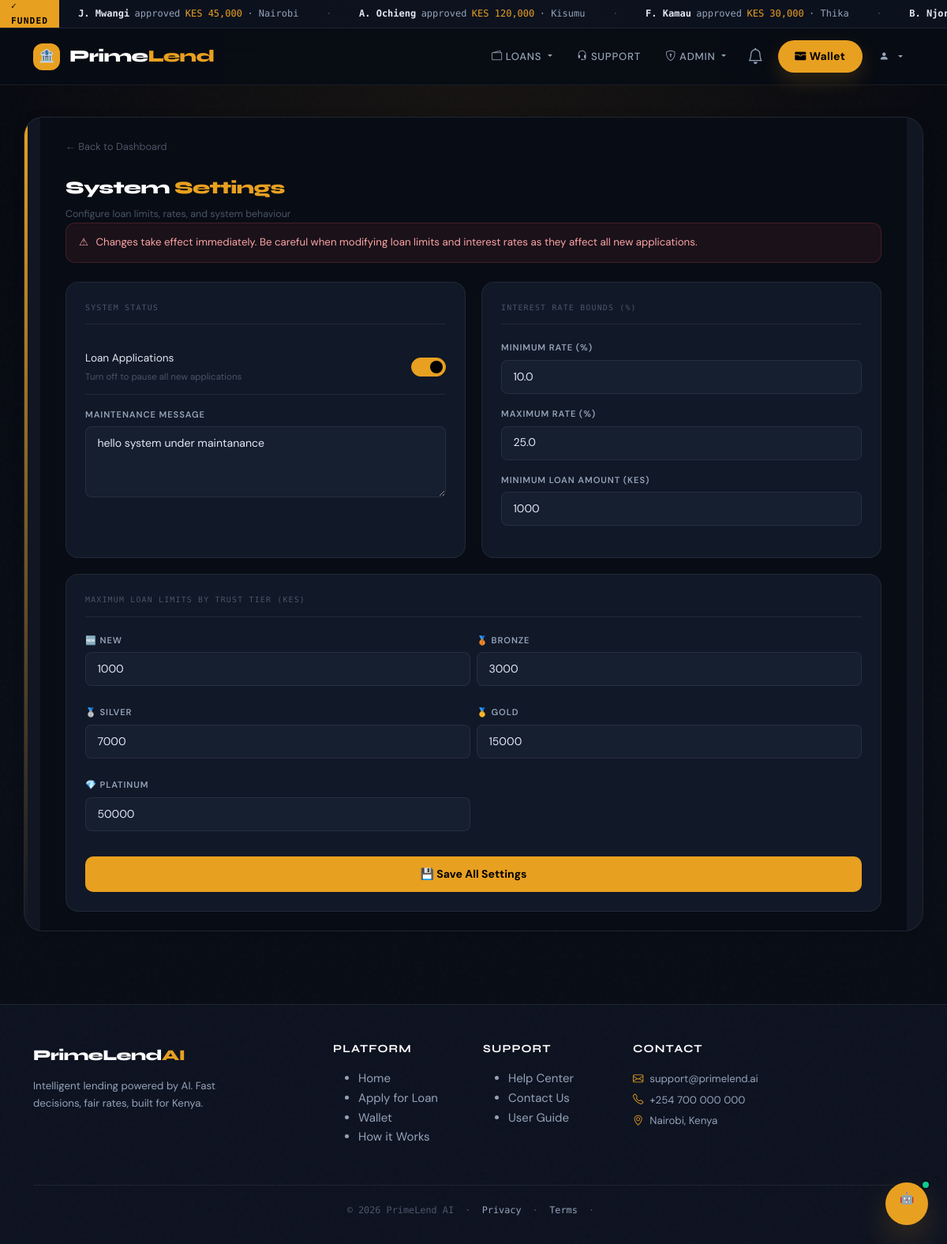
/loans/admin/system-settings/ (signed in), run on the app's committed database.
### loans/models.py (models this page shows, shortened)
class SystemSettings(models.Model):
    loans_enabled            = models.BooleanField(default=True)
    min_loan_amount          = models.IntegerField(default=1000)
    max_loan_amount_new      = models.IntegerField(default=10000)
    max_loan_amount_bronze   = models.IntegerField(default=30000)
    max_loan_amount_silver   = models.IntegerField(default=75000)
    max_loan_amount_gold     = models.IntegerField(default=150000)
    max_loan_amount_platinum = models.IntegerField(default=500000)
    min_interest_rate        = models.FloatField(default=10.0)
    max_interest_rate        = models.FloatField(default=25.0)
    maintenance_message      = models.TextField(blank=True)
    updated_at               = models.DateTimeField(auto_now=True)
    updated_by               = models.ForeignKey(
        "auth.User", null=True, blank=True,
        on_delete=models.SET_NULL, related_name="system_settings"
    )
    class Meta:
        verbose_name = "System Settings"

### loans/admin_views.py (the view, shortened to what this page needs)
# urls.py: path('admin/system-settings/', admin_views.admin_system_settings, name='admin_system_settings'),
@login_required
@is_admin
def admin_system_settings(request):
    from loans.models import SystemSettings
    settings_obj, _ = SystemSettings.objects.get_or_create(id=1)
    return render(request, "loans/admin_system_settings.html", {
        "settings": settings_obj,
    })

### loans/templates/loans/admin_system_settings.html (shortened to what this page needs)
{% extends "base.html" %}
{% block content %}
<div class="adm">
  <a href="{% url 'admin_loan_dashboard' %}" style="color:var(--text-3);font-size:0.8rem;text-decoration:none;display:inline-flex;align-items:center;gap:0.4rem;margin-bottom:1.5rem;">← Back to Dashboard</a>
  <div class="adm-title">System <span>Settings</span></div>
  <div style="font-size:0.78rem;color:var(--text-3);">Configure loan limits, rates, and system behaviour</div>
  <div class="warning-banner">
    <span>⚠</span>
    <span>Changes take effect immediately. Be careful when modifying loan limits and interest rates as they affect all new applications.</span>
  </div>
  <form method="POST">
    <div class="settings-grid">
      <div class="card">
        <div class="card-title">System Status</div>
        <div class="toggle-wrap">
          <div>
            <div class="toggle-label">Loan Applications</div>
            <div class="toggle-sub">Turn off to pause all new applications</div>
          </div>
          <label class="toggle">
            <span class="toggle-slider"></span>
          </label>
        </div>
        <div class="field" style="margin-top:1rem;">
          <label class="field-label">Maintenance Message</label>
          <textarea class="field-input" name="maintenance_message" rows="3" style="resize:vertical;" placeholder="Shown to users when loans are disabled…">{{ settings.maintenance_message }}</textarea>
        </div>
      </div>
      <div class="card">
        <div class="card-title">Interest Rate Bounds (%)</div>
        <div class="field">
          <label class="field-label">Minimum Rate (%)</label>
          <input type="number" class="field-input" name="min_interest_rate" value="{{ settings.min_interest_rate }}" step="0.5" min="1" max="100">
        </div>
        <div class="field">
          <label class="field-label">Maximum Rate (%)</label>
          <input type="number" class="field-input" name="max_interest_rate" value="{{ settings.max_interest_rate }}" step="0.5" min="1" max="100">
        </div>
        <div class="field">
          <label class="field-label">Minimum Loan Amount (KES)</label>
          <input type="number" class="field-input" name="min_loan_amount" value="{{ settings.min_loan_amount }}" step="500">
        </div>
      </div>
      <div class="card" style="grid-column:1/-1;">
        <div class="card-title">Maximum Loan Limits by Trust Tier (KES)</div>
        <div class="tier-grid">
          <div class="field">
            <label class="field-label">🆕 NEW</label>
            <input type="number" class="field-input" name="max_loan_amount_new" value="{{ settings.max_loan_amount_new }}" step="1000">
          </div>
          <div class="field">
            <label class="field-label">🥉 BRONZE</label>
            <input type="number" class="field-input" name="max_loan_amount_bronze" value="{{ settings.max_loan_amount_bronze }}" step="1000">
          </div>
          <div class="field">
            <label class="field-label">🥈 SILVER</label>
            <input type="number" class="field-input" name="max_loan_amount_silver" value="{{ settings.max_loan_amount_silver }}" step="1000">
          </div>
          <div class="field">
            <label class="field-label">🥇 GOLD</label>
            <input type="number" class="field-input" name="max_loan_amount_gold" value="{{ settings.max_loan_amount_gold }}" step="5000">
          </div>
          <div class="field">
            <label class="field-label">💎 PLATINUM</label>
            <input type="number" class="field-input" name="max_loan_amount_platinum" value="{{ settings.max_loan_amount_platinum }}" step="10000">
          </div>
        </div>
        <button type="submit" class="submit-btn">💾 Save All Settings</button>
      </div>
    </div>
  </form>
</div>
{% endblock %}

### static/css/base.css (style rules this page uses)
:root { --ink: #080c14; --surface: #0d1220; --panel: #111827; --panel-2: #161f30; --border: rgba(255,255,255,0.08); --border-2: rgba(255,255,255,0.14); --gold: #e8a020; --gold-light: #f5c060; --green: #10c98f; --green-dim: rgba(16,201,143,0.12); --red: #f05060; --blue: #4a90e2; --text: #e2e8f2; --text-2: #94a3b8; --text-3: #4a5568; --shadow-sm: 0 2px 14px rgba(0,0,0,0.18); --shadow-md: 0 8px 36px rgba(0,0,0,0.3); --radius: 16px; --radius-sm: 10px; --radius-lg: 24px; --nav-h: 72px; }
* { box-sizing: border-box; }
html { scroll-behavior: smooth; }
body { margin: 0; min-height: 100vh; font-family: 'DM Sans', sans-serif; font-size: 15px; line-height: 1.65; color: var(--text); background: radial-gradient(circle at top, rgba(232, 160, 32, 0.08), transparent 38%), linear-gradient(180deg, #06080f 0%, #090d16 60%, #080c14 100%); position: relative; }
a { color: inherit; text-decoration: none; }
button, input, textarea, select { font: inherit; }
body::before { content: ''; position: fixed; inset: 0; pointer-events: none; z-index: 0; }

### loans/templates/loans/admin_system_settings.html (style rules this page uses)
:root { --ink:#080c14;--panel:#111827;--panel-2:#161f30;--border:rgba(255,255,255,0.07);--gold:#e8a020;--green:#10c98f;--red:#f05060;--blue:#4a90e2;--text:#e2e8f2;--text-2:#94a3b8;--text-3:#4a5568; }
.adm { background:var(--ink);min-height:100vh;margin:-40px -12px -40px;padding:2rem;font-family:'DM Sans',sans-serif;color:var(--text); }
.adm-title { font-family:'Syne',sans-serif;font-size:1.4rem;font-weight:800;color:#fff;letter-spacing:-0.03em;margin-bottom:0.25rem; }
.adm-title span { color:var(--gold); }
.settings-grid { display:grid;grid-template-columns:1fr 1fr;gap:1.25rem;margin-top:1.5rem; }
.card { background:var(--panel);border:1px solid var(--border);border-radius:16px;padding:1.5rem; }
.card-title { font-family:'DM Mono',monospace;font-size:0.62rem;text-transform:uppercase;letter-spacing:0.12em;color:var(--text-3);margin-bottom:1.25rem;padding-bottom:0.75rem;border-bottom:1px solid var(--border); }
.field { margin-bottom:1rem; }
.field-label { font-size:0.7rem;font-weight:600;text-transform:uppercase;letter-spacing:0.08em;color:var(--text-2);margin-bottom:0.4rem;display:block; }
.field-input { width:100%;background:var(--panel-2);border:1px solid var(--border);border-radius:8px;padding:0.55rem 0.9rem;color:var(--text);font-size:0.88rem;outline:none;font-family:'DM Sans',sans-serif; }
.toggle-wrap { display:flex;align-items:center;justify-content:space-between;padding:0.75rem 0;border-bottom:1px solid var(--border); }
.toggle-label { font-size:0.85rem;color:var(--text); }
.toggle-sub { font-size:0.72rem;color:var(--text-3);margin-top:2px; }
.toggle { position:relative;width:44px;height:24px; }
.toggle-slider { position:absolute;cursor:pointer;inset:0;background:var(--panel-2);border:1px solid var(--border);border-radius:99px;transition:0.3s; }
.toggle-slider::before { content:'';position:absolute;width:16px;height:16px;left:3px;bottom:3px;background:var(--text-3);border-radius:50%;transition:0.3s; }
input:checked + .toggle-slider { background:var(--gold);border-color:var(--gold); }
input:checked + .toggle-slider::before { transform:translateX(20px);background:#000; }
.submit-btn { background:var(--gold);color:#000;border:none;border-radius:10px;padding:0.7rem 2rem;font-weight:700;font-size:0.88rem;cursor:pointer;transition:all 0.2s;margin-top:1rem; }
.tier-grid { display:grid;grid-template-columns:1fr 1fr;gap:0.5rem; }
.warning-banner { background:rgba(240,80,96,0.08);border:1px solid rgba(240,80,96,0.2);border-radius:12px;padding:0.85rem 1rem;margin-bottom:1.5rem;font-size:0.83rem;color:#fca5a5;display:flex;gap:0.6rem; }

### data on the page
SystemSettings: maintenance_message "hello system under maintanance", min_interest_rate "10.0", max_interest_rate "25.0", min_loan_amount "1000", max_loan_amount_new "1000", max_loan_amount_bronze "3000", max_loan_amount_silver "7000", max_loan_amount_gold "15000", max_loan_amount_platinum "50000"
